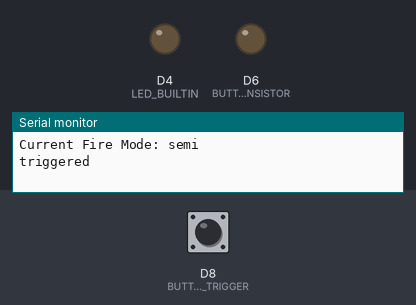
Recording of a sketch running on a simulated ESP8266 (NodeMCU). On the bench: output pins drawn as LEDs (lit = HIGH, except the on-board LED, lit = LOW), the last lines printed to the serial monitor. Dashed ring = blinking. Inputs (shaded band) come from the test bench; at power-on: D8 (BUTTON_TRIGGER) HIGH.

Above: at 1.2 s.
1.3 s: D8 (BUTTON_TRIGGER) pulled LOW for 0.15 s
At 1.46 s:
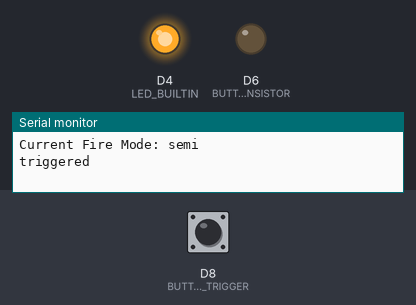
3.0 s: D8 (BUTTON_TRIGGER) pulled LOW for 3.2 s
At 6.7 s:
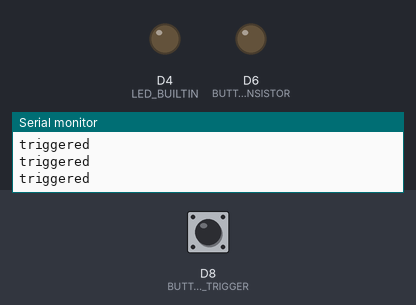
7.7 s: D8 (BUTTON_TRIGGER) pulsed LOW 2 times (0.12 s each, 0.3 s apart)
At 8.14 s:
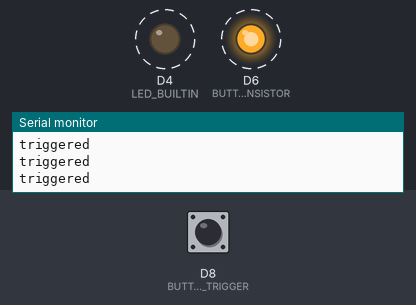
Timing chart, 0 to 10.7 s (numbered marks = the images above; inputs shaded):
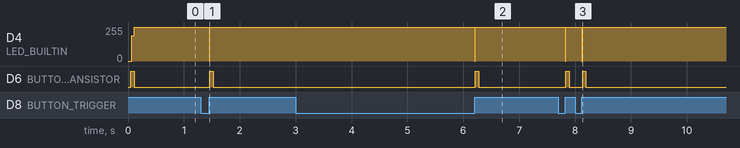

Measured:
- after the input at 1.3 s, D4 (LED_BUILTIN): 255/255 → 0/255 after 0.16 s, → 255/255 0.01 s later; D6 (BUTTON_TRANSISTOR): LOW → HIGH after 0.17 s, → LOW 0.06 s later
- after the input at 3.0 s, D4 (LED_BUILTIN): 255/255 → 0/255 after 3.2 s, → 255/255 0.01 s later; D6 (BUTTON_TRANSISTOR): LOW → HIGH after 3.2 s, → LOW 0.06 s later
- after the input at 7.7 s, D4 (LED_BUILTIN): alternates 255/255 for 0.29 s and 0/255 for 0.01 s, 4 changes in all, then stays 255/255, starting after 0.12 s; D6 (BUTTON_TRANSISTOR): alternates HIGH for 0.06 s and LOW for 0.24 s, 4 changes in all, then stays LOW, starting after 0.13 s

The sketch:

hpa_fcu_firmware.ino
```cpp
// (licence header left out)
#define BUTTON_TRIGGER D8
#define BUTTON_FIRESELECTOR D1
#define BUTTON_TRANSISTOR D6

int prev_trigger_state;
int prev_selector_state;
int trigger_state;
int selector_state;

float valve_open_time = 60;
float rate_of_fire = 40;
bool binary = false;
int selectedFireModeConfig = 0;
const char* firemodes[][3] = {{"safe", "semi", "full"},{"safe", "semi", "safe"},{"safe", "semi", "semi"}};
int currentFireMode = 0;


void setup() {
  Serial.begin(115200);
  pinMode(LED_BUILTIN, OUTPUT);
  digitalWrite(LED_BUILTIN, HIGH);

  pinMode(BUTTON_FIRESELECTOR, INPUT);
  prev_selector_state = 0;
  pinMode(BUTTON_TRIGGER, INPUT);
  prev_trigger_state = 0;

  pinMode(BUTTON_TRANSISTOR, OUTPUT);
  digitalWrite(BUTTON_TRANSISTOR, LOW);

  //manually set fire mode
  firemodes[selectedFireModeConfig][currentFireMode] = "semi";

  //print out loaded konfiguration
  Serial.println("Valve Opening Time: " + String(valve_open_time));
  Serial.println("Rate of Fire: " + String(rate_of_fire));
  Serial.println("Binary Trigger enabled: " + String(binary));
  Serial.println("Selected Firemode Konfiguration: " + String(selectedFireModeConfig) + " (" + String(firemodes[selectedFireModeConfig][0]) + ", " + String(firemodes[selectedFireModeConfig][1]) + ", " + String(firemodes[selectedFireModeConfig][2]) + ")");
  Serial.println("Current Fire Mode: " + String(firemodes[selectedFireModeConfig][currentFireMode]));

  //Ready Up Signal
  flashcode("ready", 1);
}

void loop() {
  //switchFireMode();
  delay(10);
  cycle();
}

//triggers a shot
void cycle() {
  trigger_state = digitalRead(BUTTON_TRIGGER);

  if(firemodes[selectedFireModeConfig][currentFireMode] == "safe") {
    if (trigger_state == LOW && prev_trigger_state == HIGH) {
      Serial.println("nothing happens, it's on safe");
    }
  }

  if(firemodes[selectedFireModeConfig][currentFireMode] == "semi") {
    //Serial.println(String(trigger_state) + " == 1 && " + String(prev_trigger_state) + " == 0");

    if (trigger_state == HIGH && prev_trigger_state == LOW) {
      flashcode("shot", 1);

      digitalWrite(BUTTON_TRANSISTOR, HIGH);
      delay(valve_open_time);
      digitalWrite(BUTTON_TRANSISTOR, LOW);
    }
  }

  if(firemodes[selectedFireModeConfig][currentFireMode] == "full") {
    if (trigger_state == HIGH && prev_trigger_state == LOW) {
      while(trigger_state == HIGH) {
        flashcode("shot", 1);

        digitalWrite(BUTTON_TRANSISTOR, HIGH);
        delay(valve_open_time);
        digitalWrite(BUTTON_TRANSISTOR, LOW);

        trigger_state = digitalRead(BUTTON_TRIGGER);

        delay((1000/rate_of_fire));
      }
    }
  }

  prev_trigger_state = trigger_state;
}

void startWebServer() {}

void endWebServer() {}

void enterDebugMode() {}

void leaveDebugMode() {}

//flashcodes for diagnosis
void flashcode(String code, int amount) {
  for (int i=0; i < amount; i++){
    if(code == "firemode") {
      digitalWrite(LED_BUILTIN, LOW);
      delay(50);
      digitalWrite(LED_BUILTIN, HIGH);
      delay(50);
    }

    if(code == "shot") {
      digitalWrite(LED_BUILTIN, LOW);
      delay(10);
      digitalWrite(LED_BUILTIN, HIGH);
      Serial.println("triggered");
    }

    if(code == "ready") {
      digitalWrite(LED_BUILTIN, LOW);
      delay(10);
      digitalWrite(LED_BUILTIN, HIGH);
      delay(2);
      digitalWrite(LED_BUILTIN, LOW);
      delay(10);
      digitalWrite(LED_BUILTIN, HIGH);
      delay(2);
    }
  }
}

void switchFireMode() {
  selector_state = digitalRead(BUTTON_FIRESELECTOR);
  int oldFireMode = currentFireMode;

  if (selector_state == LOW && prev_selector_state == HIGH) {
    switch(currentFireMode) {
      case 0:
        currentFireMode = currentFireMode + 1;
        flashcode("firemode", 2);
        break;
      case 1:
        currentFireMode = currentFireMode + 1;
        flashcode("firemode", 3);
        break;
      case 2:
        currentFireMode = 0;
        flashcode("firemode", 1);
        break;
    }
    Serial.println("switch fire mode from "  + String(firemodes[selectedFireModeConfig][oldFireMode]) + " to  " + String(firemodes[selectedFireModeConfig][(currentFireMode)]));
  }

  prev_selector_state = digitalRead(BUTTON_FIRESELECTOR);
}
```
